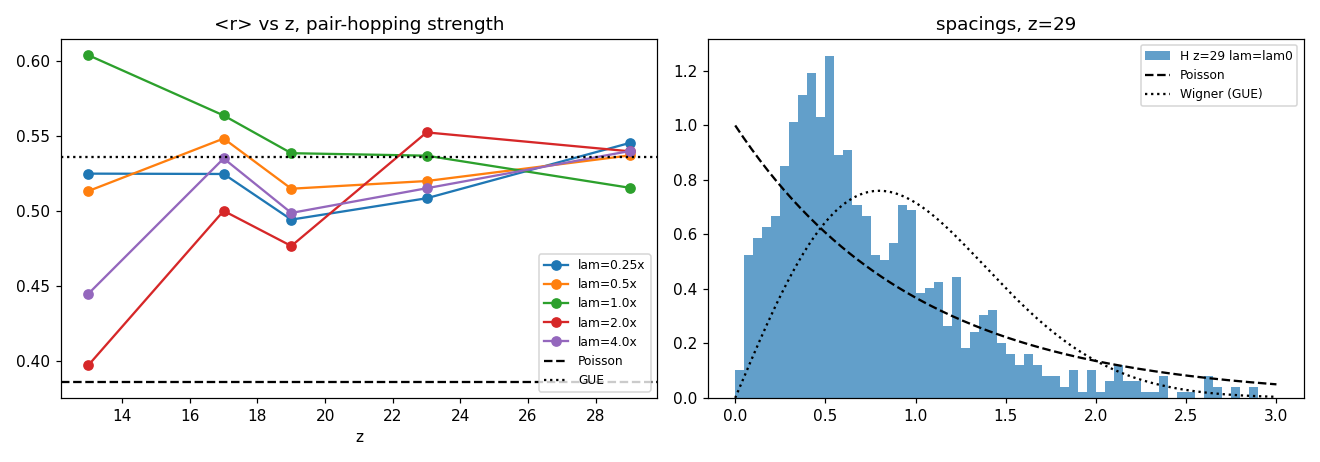

Python code for this plot:
#!/usr/bin/env python3
"""
Node 13d -- off-diagonal two-body pair hopping on the sieve's Fock space.

13c's verdict: the density-density interaction is Fock-diagonal (shifts
energies, no transitions); all mixing came from the integrable one-body
hopping. This probe adds the minimal MIXING term:

  H_pair = sum_{p,q,r,s} w_p w_q w_r w_s a_p^dag a_q^dag a_r a_s

(number-conserving pair hop {r,s} -> {p,q}, arithmetically weighted with
w_p = (log p)/p, the zeta'/zeta prime weights). Full Hamiltonian:

  H(lam) = H_2 + H_diag + lam * H_pair

H_2 = one-body hopping (13b), H_diag = (log p log q)/(pq) n_p n_q (13c).
lam_0 is fixed by ||lam_0 H_pair||_F = ||H_2 + H_diag||_F (mixing carries
the same total weight as the native terms -- parameter-free baseline),
then lam is scanned around it. Control: same build with shuffled
weights (arithmetic vs generic-random). Probe: bulk r-statistic vs
Poisson 0.386 / GUE 0.536, spacing histograms.
"""

import numpy as np, json

def primes_upto(n):
    s = bytearray(b'\x01')*(n+1); s[:2] = b'\x00\x00'
    import math
    for i in range(2, int(math.isqrt(n))+1):
        if s[i]: s[i*i:n+1:i] = b'\x00'*(((n - i*i)//i)+1)
    return [i for i, b in enumerate(s) if b]

def par_below(mask, x):
    return bin(mask & ((1 << x) - 1)).count('1') & 1

def build(z, w):
    ps = primes_upto(z); m = len(ps); N = 1 << m
    w = np.asarray(w, float)
    Hbase = np.zeros((N, N)); Hpair = np.zeros((N, N))
    idx = np.arange(N)
    for i in range(m):                       # H_2 one-body hopping
        Hbase[idx, idx ^ (1 << i)] += w[i]
    bits = ((idx[:, None] >> np.arange(m)) & 1).astype(float)
    wb = bits @ w                            # H_diag density-density
    Hbase[np.diag_indices(N)] += (wb*wb - bits @ (w*w))/2
    for a in range(N):                       # pair hopping, canonical order
        occ = [i for i in range(m) if (a >> i) & 1]   # (prevents the
        emp = [i for i in range(m) if not (a >> i) & 1]  # symmetric-weight
        for ii in range(len(occ)):                   # cancellation:
            for jj in range(ii+1, len(occ)):         # a_r a_s = -a_s a_r)
                r, s = occ[ii], occ[jj]              # r < s, P_{rs} = a_s a_r
                a1 = a ^ (1 << r)
                a2 = a1 ^ (1 << s)
                sgn_rs = par_below(a, r) ^ par_below(a1, s)
                wrs = w[r]*w[s]
                for kk in range(len(emp)):
                    for ll in range(kk+1, len(emp)):
                        p, q = emp[kk], emp[ll]      # p < q, add q then p
                        a3 = a2 | (1 << q)
                        b = a3 | (1 << p)
                        sgn = sgn_rs ^ par_below(a2, q) ^ par_below(a3, p)
                        Hpair[a, b] += wrs*w[p]*w[q]*(-1.0 if sgn else 1.0)
    return Hbase, Hpair

def r_stat(e):
    s = np.diff(np.sort(e)); s = s[s > 1e-12]
    r = np.minimum(s[:-1], s[1:])/np.maximum(s[:-1], s[1:])
    return float(np.mean(r)), s/np.mean(s)

if __name__ == "__main__":
    rng = np.random.default_rng(0)
    out = {}
    for z in [13, 17, 19, 23, 29]:
        ps = primes_upto(z); w = np.log(ps)/ps
        Hb, Hp = build(z, w)
        lam0 = float(np.linalg.norm(Hb)/np.linalg.norm(Hp))
        out[z] = {"dim": Hb.shape[0], "lam0": lam0, "lam_mult": {}}
        for mult in [0.25, 0.5, 1.0, 2.0, 4.0]:
            r, _ = r_stat(np.linalg.eigvalsh(Hb + mult*lam0*Hp))
            out[z]["lam_mult"][mult] = r
            print(f"z={z} mult={mult}: <r>={r:.3f}", flush=True)

    # control: shuffled weights at z=29, mult=1
    ps = primes_upto(29); w = np.log(ps)/ps
    ws = rng.permutation(w)
    Hb, Hp = build(29, ws)
    lam0 = float(np.linalg.norm(Hb)/np.linalg.norm(Hp))
    rc, sc = r_stat(np.linalg.eigvalsh(Hb + lam0*Hp))
    out["control_shuffled"] = {"r": rc}
    print(f"control (shuffled weights) z=29 mult=1: <r>={rc:.3f}")

    # figure
    import matplotlib; matplotlib.use("Agg")
    import matplotlib.pyplot as plt
    x = np.linspace(0, 3, 200)
    poisson = np.exp(-x); wigner = (np.pi*x/2)*np.exp(-np.pi*x*x/4)
    fig, axx = plt.subplots(1, 2, figsize=(12, 4.2))
    for mult in [0.25, 0.5, 1.0, 2.0, 4.0]:
        zs = [z for z in out if isinstance(z, int)]
        axx[0].plot(zs, [out[z]["lam_mult"][mult] for z in zs], 'o-',
                    label=f"lam={mult}x")
    axx[0].axhline(0.386, color='k', ls='--', label="Poisson")
    axx[0].axhline(0.536, color='k', ls=':', label="GUE")
    axx[0].set_xlabel("z"); axx[0].set_title("<r> vs z, pair-hopping strength")
    axx[0].legend(fontsize=8)
    ps = primes_upto(29); w = np.log(ps)/ps
    Hb, Hp = build(29, w)
    lam0 = float(np.linalg.norm(Hb)/np.linalg.norm(Hp))
    _, s29 = r_stat(np.linalg.eigvalsh(Hb + lam0*Hp))
    axx[1].hist(s29, bins=60, range=(0, 3), density=True, alpha=.7,
                label="H z=29 lam=lam0")
    axx[1].plot(x, poisson, 'k--', label="Poisson")
    axx[1].plot(x, wigner, 'k:', label="Wigner (GUE)")
    axx[1].set_title("spacings, z=29"); axx[1].legend(fontsize=8)
    fig.tight_layout(); fig.savefig("fock_pairhop.png", dpi=110)
    json.dump(out, open("fock_pairhop.json", "w"), indent=1)
    print("figure -> fock_pairhop.png")
